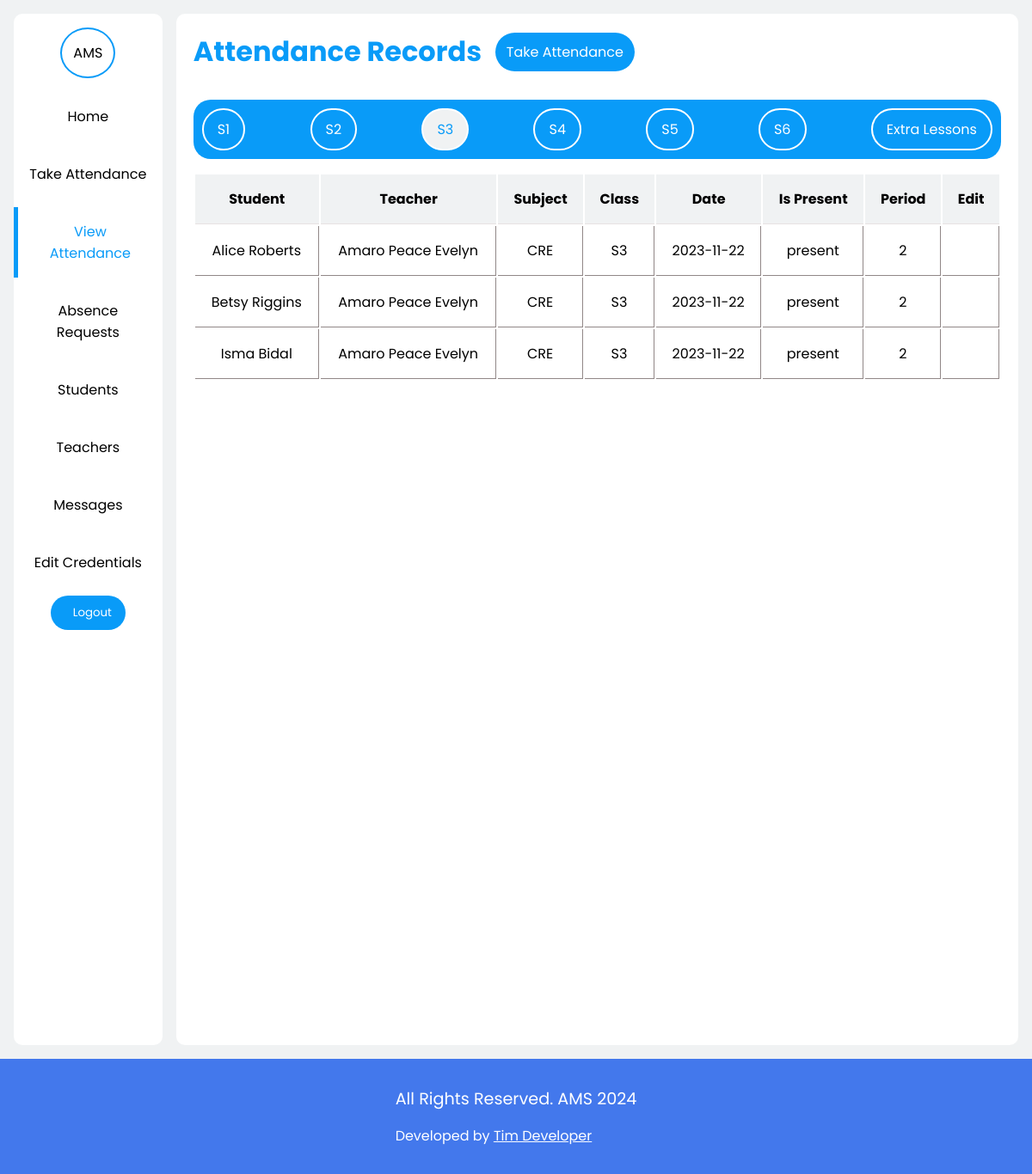
Page /teacher_account/attS3.php (signed in) on the committed database.
### tables this page shows
CREATE TABLE IF NOT EXISTS `attendancerecords` (
  `RecordID` int NOT NULL AUTO_INCREMENT,
  `StudentID` int NOT NULL,
  `TeacherID` int NOT NULL,
  `SubjectID` int NOT NULL,
  `ClassID` int NOT NULL,
  `Date` date NOT NULL,
  `IsPresent` varchar(50) NOT NULL,
  `Period` int NOT NULL,
  PRIMARY KEY (`RecordID`)
);

CREATE TABLE IF NOT EXISTS `students` (
  `StudentID` int NOT NULL AUTO_INCREMENT,
  `image` varchar(200) NOT NULL,
  `FirstName` varchar(50) NOT NULL,
  `LastName` varchar(50) NOT NULL,
  `ClassID` int NOT NULL,
  `DateOfBirth` date NOT NULL,
  `Gender` varchar(7) NOT NULL,
  `Address` varchar(50) NOT NULL,
  `ContactNumber` varchar(15) DEFAULT NULL,
  `Email` varchar(50) DEFAULT NULL,
  `password` varchar(200) NOT NULL,
  `username` varchar(50) NOT NULL,
  PRIMARY KEY (`StudentID`)
);

CREATE TABLE IF NOT EXISTS `teachers` (
  `TeacherID` int NOT NULL AUTO_INCREMENT,
  `Image` varchar(200) NOT NULL,
  `Firstname` varchar(50) NOT NULL,
  `Lastname` varchar(50) NOT NULL,
  `ContactNumber` varchar(15) NOT NULL,
  `Email` varchar(50) NOT NULL,
  `SubjectID` int NOT NULL,
  `password` varchar(200) NOT NULL,
  `username` varchar(50) NOT NULL,
  PRIMARY KEY (`TeacherID`)
);

CREATE TABLE IF NOT EXISTS `subjects` (
  `SubjectID` int NOT NULL AUTO_INCREMENT,
  `Subjectname` varchar(50) NOT NULL,
  PRIMARY KEY (`SubjectID`)
);

CREATE TABLE IF NOT EXISTS `classes` (
  `ClassID` int NOT NULL AUTO_INCREMENT,
  `ClassName` varchar(50) NOT NULL,
  `Year` int NOT NULL,
  `ClassTeacherID` int NOT NULL,
  PRIMARY KEY (`ClassID`)
);

### functions.php (called while the page is built, shortened)
<?php
include "connection.php";
function getAttendanceRecordsS3($teacherID)
{
    global $conn;
    $sql = "SELECT
    ar.*,
    s.FirstName,
    s.LastName,
    t.Firstname,
    t.Lastname,
    c.ClassName,
    sub.SubjectName
    FROM `attendancerecords` as ar
    JOIN `students` AS s ON ar.StudentID = s.StudentID
    JOIN `teachers` AS t ON ar.TeacherID = t.TeacherID
    JOIN `classes` AS c on ar.ClassID = c.ClassID
    JOIN `subjects` AS sub ON ar.SubjectID = sub.SubjectID
    WHERE c.ClassID = 3 AND t.TeacherID = $teacherID";
    $result = mysqli_query($conn, $sql);
    $attendanceArray = [];
    if (mysqli_num_rows($result) > 0) {
        while ($row = mysqli_fetch_array($result)) {
            $attendanceArray[] = $row;
        }
        return $attendanceArray;
    } else {
        return false;
    }
}

### teacher_account/attS3.php (the view, shortened to what this page needs)
<?php
include "../connection.php";
include "../functions.php";
$teacherID = $_SESSION['teacher_id'];
?>
<!DOCTYPE html>
<html lang="en">
<head>
    <link rel="stylesheet" href="../styles.css">
</head>
<body>
    <div class="teacher_acc">
        <div class="sidebar">
            <div class="identify">
                <p>AMS</p>
            </div>
            <nav>
                <div class="item active">
                    <a href="../teacher.php">Home</a>
                </div>
                <div class="item">
                    <a href="../teacher_account/take-attendance.php">Take Attendance</a>
                </div>
                <div class="item">
                    <a class="active" href="../teacher_account/view-attendance.php">View Attendance</a>
                </div>
                <div class="item">
                    <a href="../teacher_account/absence-requests.php">Absence Requests</a>
                </div>
                <div class="item">
                    <a href="../teacher_account/view-students.php">Students</a>
                </div>
                <div class="item">
                    <a href="../teacher_account/view-teachers.php">Teachers</a>
                </div>
                <div class="item">
                    <a href="../teacher_account/messages.php">Messages</a>
                </div>
                <div class="item">
                    <a href="../teacher_account/editcredentials.php">Edit Credentials</a>
                </div>
                <a href="../logout.php">
                    <button><span class="iconify" data-icon="mingcute:power-fill"></span>Logout</button>
                </a>
            </nav>
        </div>
        <div class="container">
            <div class="view-att-top">
                <h1 class="std-header">Attendance Records</h1>
                <a href="../teacher_account/take-attendance.php">Take Attendance</a>
            </div>
            <div class="viewATTadminTab">
                <a href="../teacher_account/view-attendance.php">S1</a>
                <a href="../teacher_account/attS2.php">S2</a>
                <a class="active" href="../teacher_account/attS3.php">S3</a>
                <a href="../teacher_account/attS4.php">S4</a>
                <a href="../teacher_account/attS5.php">S5</a>
                <a href="../teacher_account/attS6.php">S6</a>
                <a href="../teacher_account/attExtraLessons.php">Extra Lessons</a>
            </div>
            <?php
            $getAttendance = getAttendanceRecordsS3($teacherID);
            if ($getAttendance == false) { ?>
                <div class="empty">
                    <p>You have not recorded Attendance for this class yet!</p>
                </div>
            <?php } else { ?>
                <table class="view-att-table">
                    <tr>
                        <th>Student</th>
                        <th>Teacher</th>
                        <th>Subject</th>
                        <th>Class</th>
                        <th>Date</th>
                        <th>Is Present</th>
                        <th>Period</th>
                        <th>Edit</th>
                    </tr>
                    <?php
                    foreach ($getAttendance as $attendance) :
                    ?>
                        <tr>
                            <td><?php echo $attendance['FirstName'] . ' ' . $attendance['LastName'] ?></td>
                            <td><?php echo $attendance['Firstname'] . ' ' . $attendance['Lastname'] ?></td>
                            <td><?php echo $attendance['SubjectName']?></td>
                            <td><?php echo $attendance['ClassName'] ?></td>
                            <td><?php echo $attendance['Date'] ?></td>
                            <td><?php echo $attendance['IsPresent'] ?></td>
                            <td><?php echo $attendance['Period'] ?></td>
                            <td>
                                <form action="../teacher_account/edit.php?fn=<?= $attendance['FirstName']?>&ln=<?= $attendance['LastName']?>" method="post">
                                </form>
                            </td>
                        </tr>
                    <?php endforeach; ?>
                </table>
            <?php } ?>
        </div>
    </div>
    <?php include "../footer.php"; ?>
</body>
</html>

### styles.css (style rules this page uses)
* { margin: 0; border: 0; padding: 0; box-sizing: border-box; font-family: 'Poppins', sans-serif; }
a { text-decoration: none; }
:root { --box-shadow: 0 10px 1rem rgba(205, 231, 238, 0.5); --color-bg: #4378ec; --background: #f0f2f3; --color-white: #ffffff; --color-primary: #099BF8; --color-text-muted: #9e9292; --color-bg-secondary: #779be9; --pending-cards-bg: #d2dffc; --darker-tint_1: #5E3494; }
button { cursor: pointer; }
.std-header { font-size: 2rem; color: var(--color-primary); }
.student_acc #home .container .att_td td, th { text-align: center; padding: 1rem; border-bottom: 1px solid rgb(231, 226, 226); }
.container { width: 85%; border-radius: 10px; background-color: var(--color-white); padding: 10px; }
.sidebar { width: 15%; height: 150vh; background-color: var(--color-white); display: flex; align-items: center; border-radius: 10px; justify-content: center; flex-direction: column; }
.sidebar .identify { border-radius: 50%; width: 4rem; height: 4rem; align-self: center; display: flex; margin-top: 1rem; align-items: center; justify-content: center; border: 2px solid var(--color-primary); }
.sidebar nav { display: flex; flex-direction: column; align-items: center; width: 100%; height: 100%; row-gap: 10px; margin-top: 1rem; overflow: hidden; }
.sidebar nav .item { transition: all 0.3s ease; width: 100%; display: flex; }
.sidebar nav .item a { text-decoration: none; text-align: center; color: #000; width: 100%; padding: 1rem; transition: all 0.3s ease; }
.sidebar nav .item a.active { border-left: 5px solid var(--color-primary); color: var(--color-primary); }
.sidebar button { padding: 10px 1rem; background-color: var(--color-primary); color: var(--color-white); display: flex; align-items: center; justify-content: center; gap: 10px; border-radius: 50px; transition: all 0.5s ease; }
.viewATTadminTab { width: 100%; background-color: var(--color-primary); border-radius: 20px; padding: 10px; display: flex; justify-content: space-between; align-items: center; margin-top: 2rem; }
.viewATTadminTab a { border: 2px solid var(--color-white); background: none; padding: 10px 1rem; border-radius: 50px; color: var(--color-white); transition: all 0.3s ease; }
.viewATTadminTab a.active { background-color: var(--background); color: var(--color-primary); }
.teacher_acc .container h1 { display: flex; align-items: center; }
.teacher_acc { padding: 1rem; display: flex; gap: 1rem; justify-content: space-between; background-color: var(--background); overflow: hidden; position: relative; }
.teacher_acc .container { background-color: var(--color-white); padding: 20px; width: 85%; border-radius: 10px; }
.view-att-top { width: 100%; display: flex; align-items: center; gap: 1rem; }
.view-att-top a { color: white; padding: 10px 0.8rem; border-radius: 50px; background-color: var(--color-primary); }
.view-att-table { width: 100%; margin-top: 1rem; }
.view-att-table tr th { background-color: var(--background); padding: 1rem; }
.view-att-table tr td { text-align: center; padding: 1rem; border-right: 1px solid rgb(145, 135, 135); border-bottom: 1px solid rgb(145, 135, 135); }

### teacher_account/attS3.php (style rules this page uses)
button { border: none; background: none; }

### rows in the picture
attendancerecords: StudentID.FirstName "Alice", StudentID.LastName "Roberts", TeacherID.Firstname "Amaro", TeacherID.Lastname "Peace Evelyn", SubjectID.Subjectname "CRE", ClassID.ClassName "S3", Date "2023-11-22", IsPresent "present", Period "2"
attendancerecords: StudentID.FirstName "Betsy", StudentID.LastName "Riggins", TeacherID.Firstname "Amaro", TeacherID.Lastname "Peace Evelyn", SubjectID.Subjectname "CRE", ClassID.ClassName "S3", Date "2023-11-22", IsPresent "present", Period "2"
attendancerecords: StudentID.FirstName "Isma", StudentID.LastName "Bidal", TeacherID.Firstname "Amaro", TeacherID.Lastname "Peace Evelyn", SubjectID.Subjectname "CRE", ClassID.ClassName "S3", Date "2023-11-22", IsPresent "present", Period "2"
